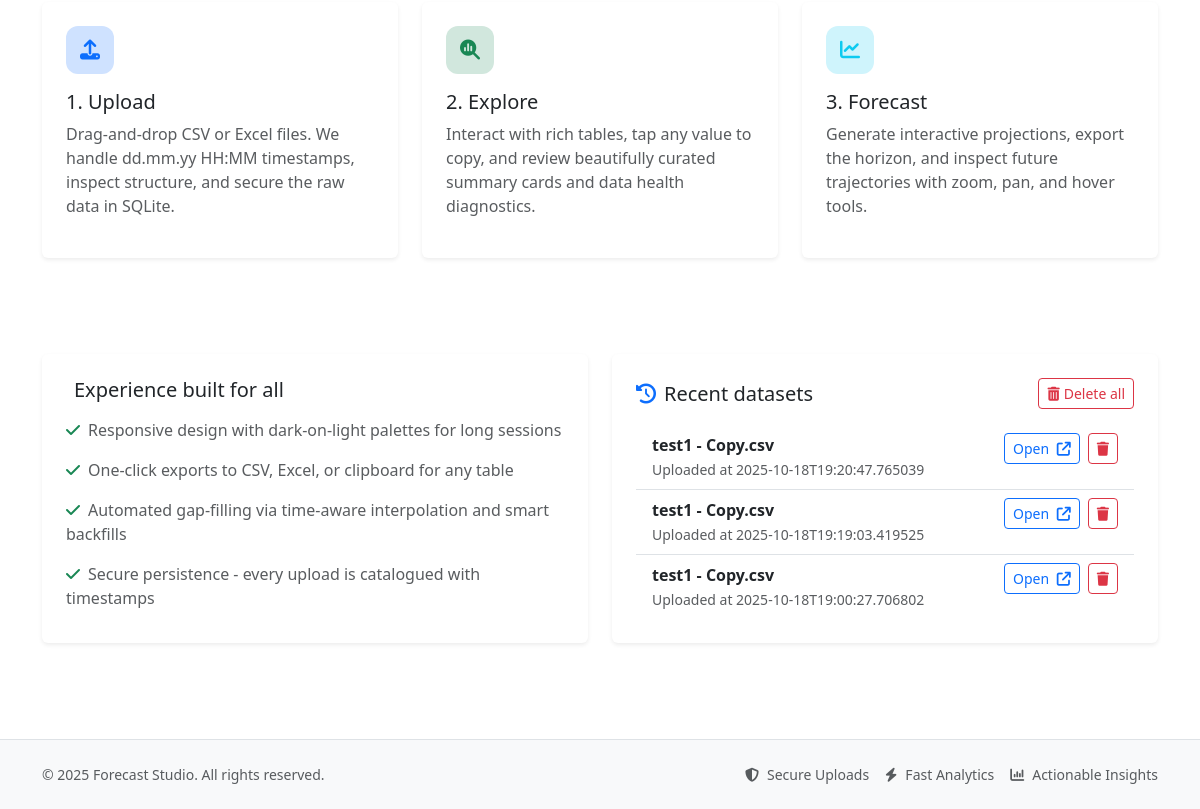
The app's page / (lower part), older data.
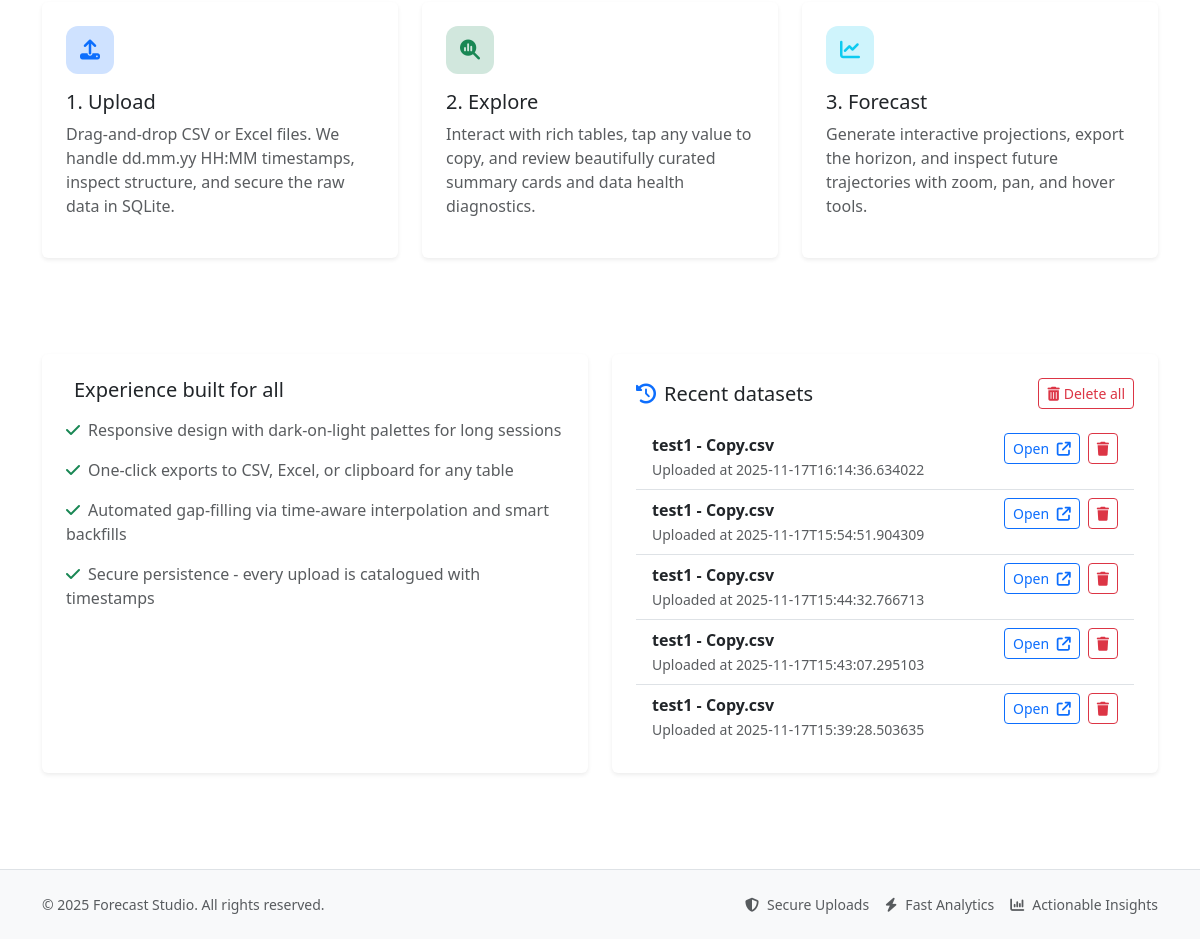
The same page, newer data.
### tables this page shows
CREATE TABLE datasets (
            id INTEGER PRIMARY KEY AUTOINCREMENT,
            filename TEXT NOT NULL,
            uploaded_at TEXT NOT NULL,
            columns_json TEXT NOT NULL,
            original_data_json TEXT NOT NULL,
            summary_json TEXT NOT NULL,
            missing_json TEXT NOT NULL,
            cleaned_series_json TEXT NOT NULL
        );

### main.py (the view)
@app.route("/")
def home() -> str:
    connection = get_db()
    rows = connection.execute(
        "SELECT id, filename, uploaded_at FROM datasets ORDER BY uploaded_at DESC LIMIT 5"
    ).fetchall()
    recent_datasets = [
        {
            "id": row["id"],
            "filename": row["filename"],
            "uploaded_at": row["uploaded_at"],
        }
        for row in rows
    ]
    return render_template("home.html", recent_datasets=recent_datasets)

### main.py (called while the page is built)
def _get_or_create_csrf_token() -> str:
    token = session.get("_csrf_token")
    if token is None:
        token = secrets.token_urlsafe(32)
        session["_csrf_token"] = token
    return token

@app.context_processor
def inject_globals() -> dict[str, Any]:
    return {
        "current_year": datetime.utcnow().year,
        "csrf_token": _get_or_create_csrf_token,
    }

def get_db() -> sqlite3.Connection:
    if "db" not in g:
        connection = sqlite3.connect(DATABASE_PATH)
        connection.row_factory = sqlite3.Row
        g.db = connection
    return g.db

### templates/home.html (shortened to what this page needs)
{% extends "base.html" %}
{% block content %}
    <section class="py-5" id="how-it-works">
        <div class="row g-4">
            <div class="col-md-4">
                <div class="card h-100 shadow-sm border-0">
                    <div class="card-body p-4">
                        <div class="icon-bubble bg-primary-subtle text-primary mb-3"><i class="fa-solid fa-upload"></i></div>
                        <h3 class="h5">1. Upload</h3>
                        <p class="text-muted">Drag-and-drop CSV or Excel files. We handle dd.mm.yy HH:MM timestamps, inspect structure, and secure the raw data in SQLite.</p>
                    </div>
                </div>
            </div>
            <div class="col-md-4">
                <div class="card h-100 shadow-sm border-0">
                    <div class="card-body p-4">
                        <div class="icon-bubble bg-success-subtle text-success mb-3"><i class="fa-solid fa-magnifying-glass-chart"></i></div>
                        <h3 class="h5">2. Explore</h3>
                        <p class="text-muted">Interact with rich tables, tap any value to copy, and review beautifully curated summary cards and data health diagnostics.</p>
                    </div>
                </div>
            </div>
            <div class="col-md-4">
                <div class="card h-100 shadow-sm border-0">
                    <div class="card-body p-4">
                        <div class="icon-bubble bg-info-subtle text-info mb-3"><i class="fa-solid fa-chart-line"></i></div>
                        <h3 class="h5">3. Forecast</h3>
                        <p class="text-muted">Generate interactive projections, export the horizon, and inspect future trajectories with zoom, pan, and hover tools.</p>
                    </div>
                </div>
            </div>
        </div>
    </section>
    <section class="py-5">
        <div class="row g-4">
            <div class="col-lg-6">
                <div class="card shadow-sm border-0 h-100">
                    <div class="card-body p-4">
                        <h3 class="h5 mb-3">Experience built for all</h3>
                        <ul class="list-unstyled text-muted mb-0">
                            <li class="mb-3"><i class="fa-solid fa-check text-success me-2"></i>Responsive design with dark-on-light palettes for long sessions</li>
                            <li class="mb-3"><i class="fa-solid fa-check text-success me-2"></i>One-click exports to CSV, Excel, or clipboard for any table</li>
                            <li class="mb-3"><i class="fa-solid fa-check text-success me-2"></i>Automated gap-filling via time-aware interpolation and smart backfills</li>
                            <li><i class="fa-solid fa-check text-success me-2"></i>Secure persistence - every upload is catalogued with timestamps</li>
                        </ul>
                    </div>
                </div>
            </div>
            <div class="col-lg-6">
                <div class="card shadow-sm border-0 h-100">
                    <div class="card-body p-4">
                        <div class="d-flex justify-content-between align-items-center mb-3">
                            <h3 class="h5 mb-0"><i class="fa-solid fa-clock-rotate-left text-primary me-2"></i>Recent datasets</h3>
                            {% if recent_datasets %}
                                <form method="post" action="{{ url_for('delete_all_datasets') }}" onsubmit="return confirm('Delete all saved datasets? This cannot be undone.');">
                                    <button class="btn btn-outline-danger btn-sm" type="submit">
                                        <i class="fa-solid fa-trash-can me-1"></i>Delete all
                                    </button>
                                </form>
                            {% endif %}
                        </div>
                        {% if recent_datasets %}
                            <ul class="list-group list-group-flush">
                                {% for dataset in recent_datasets %}
                                    <li class="list-group-item">
                                        <div class="d-flex justify-content-between align-items-start gap-3">
                                            <div>
                                                <div class="fw-semibold">{{ dataset.filename }}</div>
                                                <small class="text-muted">Uploaded at {{ dataset.uploaded_at }}</small>
                                            </div>
                                            <div class="d-flex gap-2">
                                                <a class="btn btn-outline-primary btn-sm" href="{{ url_for('visualize', dataset_id=dataset.id) }}">
                                                    Open <i class="fa-solid fa-arrow-up-right-from-square ms-1"></i>
                                                </a>
                                                <form method="post" action="{{ url_for('delete_dataset', dataset_id=dataset.id) }}" onsubmit="return confirm('Delete this dataset? This cannot be undone.');">
                                                    <button class="btn btn-outline-danger btn-sm" type="submit">
                                                        <i class="fa-solid fa-trash"></i>
                                                    </button>
                                                </form>
                                            </div>
                                        </div>
                                    </li>
                                {% endfor %}
                            </ul>
                        {% else %}
                            <p class="text-muted mb-0">No uploads yet. Be the first to bring your time series to life.</p>
                        {% endif %}
                    </div>
                </div>
            </div>
        </div>
    </section>
{% endblock %}

### templates/base.html (shortened to what this page needs)
<!doctype html>
<html lang="en">
    <head>
        <link href="https://cdn.jsdelivr.net/npm/bootstrap@5.3.2/dist/css/bootstrap.min.css" rel="stylesheet">
        <link href="https://cdnjs.cloudflare.com/ajax/libs/font-awesome/6.5.1/css/all.min.css" rel="stylesheet">
        <link href="https://cdn.datatables.net/1.13.6/css/dataTables.bootstrap5.min.css" rel="stylesheet">
        <link href="https://cdn.datatables.net/buttons/2.4.1/css/buttons.bootstrap5.min.css" rel="stylesheet">
        <link href="{{ url_for('static', filename='css/styles.css') }}" rel="stylesheet">
    </head>
    <body>
        <main class="py-5">
            <div class="container">
                {% block content %}{% endblock %}
            </div>
        </main>
        <footer class="border-top py-4 bg-light">
            <div class="container d-flex flex-column flex-lg-row justify-content-between align-items-lg-center">
                <div class="text-muted small">&copy; {{ current_year | default(2024) }} Forecast Studio. All rights reserved.</div>
                <div class="d-flex gap-3 mt-3 mt-lg-0">
                    <span class="small text-muted"><i class="fa-solid fa-shield-halved me-2"></i>Secure Uploads</span>
                    <span class="small text-muted"><i class="fa-solid fa-bolt me-2"></i>Fast Analytics</span>
                    <span class="small text-muted"><i class="fa-solid fa-chart-column me-2"></i>Actionable Insights</span>
                </div>
            </div>
        </footer>
    </body>
</html>

### static/css/styles.css (style rules this page uses)
:root { color-scheme: light; --brand-primary: #4d7cfe; --brand-dark: #172b4d; --gradient-start: #4d7cfe; --gradient-end: #7c4dfe; }
body { background: linear-gradient(180deg, #f5f7fb 0%, #ffffff 25%); min-height: 100vh; }
.icon-bubble { width: 48px; height: 48px; display: grid; place-items: center; border-radius: 12px; font-size: 1.25rem; }

Row changes from the older to the newer data that the page shows:
removed datasets: filename "test1 - Copy.csv", uploaded_at "2025-10-18T19:20:47.765039"
removed datasets: filename "test1 - Copy.csv", uploaded_at "2025-10-18T19:19:03.419525"
removed datasets: filename "test1 - Copy.csv", uploaded_at "2025-10-18T19:00:27.706802"
added datasets: filename "test1 - Copy.csv", uploaded_at "2025-11-17T16:14:36.634022"
added datasets: filename "test1 - Copy.csv", uploaded_at "2025-11-17T15:54:51.904309"
added datasets: filename "test1 - Copy.csv", uploaded_at "2025-11-17T15:44:32.766713"
added datasets: filename "test1 - Copy.csv", uploaded_at "2025-11-17T15:43:07.295103"
added datasets: filename "test1 - Copy.csv", uploaded_at "2025-11-17T15:39:28.503635"
